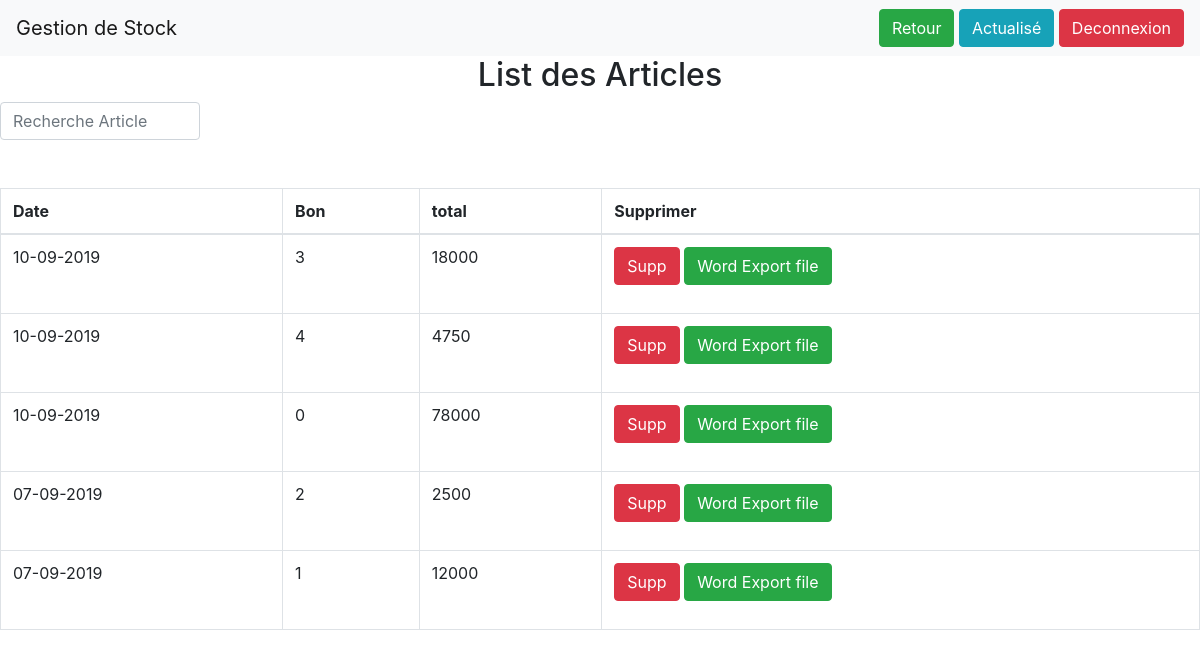
The page /Projet/FR/GestionArticles.php (signed in) on the database its author committed.
### tables this page shows
CREATE TABLE IF NOT EXISTS `article` (
  `id` int(11) NOT NULL AUTO_INCREMENT,
  `bon` text NOT NULL,
  `date` varchar(50) NOT NULL,
  `nom` varchar(50) NOT NULL,
  `total` float NOT NULL,
  `avance` float NOT NULL,
  `reste` float NOT NULL,
  PRIMARY KEY (`id`)
);

### Projet/FR/GestionArticles.php (the view, shortened to what this page needs)
<?php
if($_SESSION['user']){
    include 'conx.php';
?>
<html>
<head>
<link href="css/bootstrap.min.css" rel="stylesheet" id="bootstrap-css">
<link href="css/client.css" rel="stylesheet" >
</head>
<body>
<nav class="navbar navbar-expand-lg navbar-light bg-light">
  <a class="navbar-brand" href="#">Gestion de Stock</a>
         <div style="width: 100%">
  <div style="float: right;">
    <a href="Accueil.php?user=<?php echo $_GET['user']?>" type="button" class="btn btn-success" class="btn btn-info" >Retour</a>
 <a type="button" class="btn btn-info" href="GestionArticles.php?user=<?php echo $_GET['user']?>">Actualis&eacute;</a>
  <a href="logout.php" type="button" class="btn btn-danger" class="btn btn-info" >Deconnexion</a>
  </div>
  </div>
</nav>
<center><h2>List des Articles</h2></center>
<div class="container-fluid">
		<div class="row">
<input class="form-control col-md-2" id="myInput" type="text" placeholder="Recherche Article">
</div></div>
<br><br>
 <?php
$quary = "SELECT * FROM `article` where total<>0  ";
$result = mysqli_query($conn, $quary);
?>
<table class="table table-bordered">
  <thead>
    <tr>
      <th>Date </th>
      <th>Bon</th>
        <th>total</th>
       <th>Supprimer</th>
    </tr>
  </thead>
  <tbody id="myTable">
  <?php
        while ($row = mysqli_fetch_assoc($result)) {
            ?>
    <tr>
      <td><?php  echo $row['date']?></td>
      <td><?php  echo $row['bon']?></td>
       <td><?php  echo $row['total']?></td>
       <td>
       <form method="POST" action="excelar.php?bon=<?php echo $row['bon']?>">
            <a href="supp/suppa.php?id=<?php echo $row['bon']?>&user=<?php echo $_GET['user']?>" class="btn btn-danger">Supp</a>
            <input type="submit" value="Word Export file " name ="export" class="btn btn-success">
            </form>
      </td>
    </tr>
   <?php }?>
  </tbody>
</table>
</body>
</html>
<?php }else{  header('location:../index.php');
exit();
}
?>

### rows shown on the page
article: date "10-09-2019", bon "3", total "18000"
article: date "10-09-2019", bon "4", total "4750"
article: date "10-09-2019", bon "0", total "78000"
article: date "07-09-2019", bon "2", total "2500"
article: date "07-09-2019", bon "1", total "12000"
